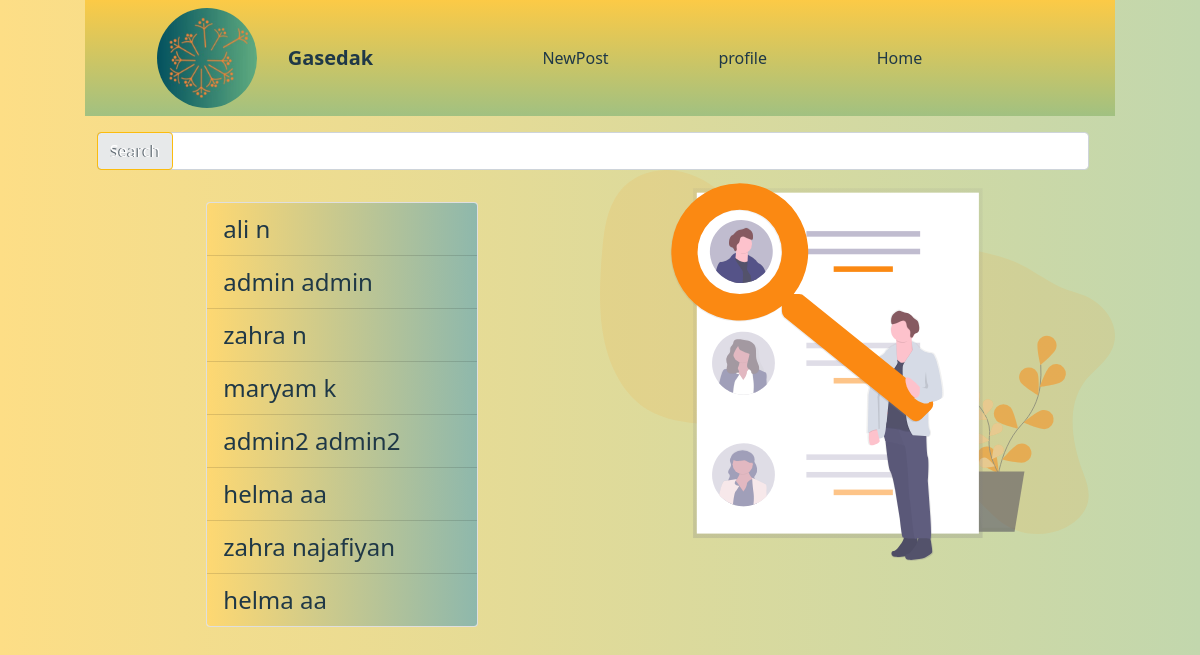
Screenshot of /user/search/ (signed in) with the database file from the repository.
### apps/account/models/user.py (models this page shows, shortened)
class User(AbstractBaseUser, PermissionsMixin):
    CHOICE_GENDER = [('0', 'Prefer Not To Say'), ('1', "Female"), ('2', 'Male')]
    first_name = models.CharField('First Name', max_length=30, validators=[name_validation])
    last_name = models.CharField('Last Name', max_length=30, validators=[name_validation])
    email = models.EmailField('Address Email', unique=True, null=True, blank=True)
    phone_number = models.CharField('Phone Numbers', unique=True, null=True, blank=True, max_length=11)
    token_sms = models.CharField(null=True, blank=True, max_length=6)
    user_name = models.CharField('Email or phone number', unique=True, max_length=50,
                                 validators=[user_name_validator])
    photo_profile = models.ImageField('Photo Profile', upload_to='profile/%y/%m/%d/', blank=True, null=True)
    gender = models.CharField("Gender", blank=True, null=True, max_length=1, choices=CHOICE_GENDER,
                              default='0')
    bio = models.TextField("Bio", blank=True, null=True)
    website = models.URLField('Address Website', blank=True, null=True)
    follow = models.ManyToManyField('account.User', related_name='following',
                                    through='Follow')
    request_follow = models.ManyToManyField('account.User', related_name='RequestFollow',
                                            through='RequestFollow')
    is_active = models.BooleanField(_('active'), default=True)
    is_superuser = models.BooleanField(_('superuser'), default=False)
    is_staff = models.BooleanField(_('staff'), default=False)
    objects = UserManagers()
    REQUIRED_FIELDS = []
    USERNAME_FIELD = 'user_name'
    class Meta:
        verbose_name = _('User')
        verbose_name_plural = _('Users')
        app_label = 'account'

### apps/account/views.py (the view, shortened to what this page needs)
# urls.py: path('search/', UserListSearch.as_view(), name='search_result'),
class UserListSearch(LoginRequiredMixin, View):
    def get(self, request):
        form = SearchUserForm()
        data = " "
        return render(request, 'user/search.html', {'form': form, 'data': data})

### apps/account/forms.py
class SearchUserForm(forms.ModelForm):
    search = forms.CharField(max_length=100)
    class Meta:
        model = User
        fields = ['search']
        widgets = {
            'placeholder': "Text to search"}

### apps/account/templatetags/custom_tag_account.py (called while the page is built)
@register.inclusion_tag('user/user_list.html')
def user_list():
    users = User.objects.all()
    return {"users": users}

### apps/account/templates/user/search.html (shortened to what this page needs)
{% extends 'base.html' %}
{% load custom_tag_account %}
{% load widget_tweaks %}
{% load static %}
{% block header_content %}
    <img src="{% static "images/page/logo1.jpg" %}" width="100" height="100"
         class="logo d-inline-block align-top">
    <a class="link-header navbar-brand" style="color: #1F3847" href="#">Gasedak</a>
    <div class="collapse navbar-collapse" id="navbarNavDropdown">
        <ul class="navbar-nav" style="margin-left: 20%;">
            <li class="li_nav nav-item active padding-li">
                <a class="nav-link" style="color: #1F3847;" href="{% url "new_post" %}">NewPost</a>
            </li>
            <li class="li_nav nav-item padding-li"><a class="nav-link" style="color: #1F3847"
                                                      href="{% url "profile" user.id %}">profile</a></li>
            <li class="li_nav nav-item padding-li">
                <a class="nav-link" style="color: #1F3847" href="{% url "home" %}">Home</a>
            </li>
        </ul>
    </div>
{% endblock %}
{% block content %}
    <link rel="stylesheet" type="text/css" href='{% static 'css/user/search/search.css' %}'>
    <div>
        <div class="container">
            <form action="" method="post">
                <div class="row">
                    <div class="col">
                {% render_field form.search type="search" style="width:62rem ;" id="text_input" class="form-control" placeholder="search" %}
                    </div>
                    <div style="position: relative" class="col">
                        <button type="submit" class="btn btn-primary mt-3">Search</button>
                    </div>
                </div>
            </form>
        </div>
        <img class="img-fluid rounded float-right" style="float: right;width: 50%;height: 40% "
             src="{% static "images/page/people_search.svg" %}">
        {% if data == " " %}
            <div class="card" style="width:  17rem ;margin: 2rem auto;">{% user_list %}</div>
        {% endif %}
    </div>
{% endblock %}

### apps/account/templates/user/user_list.html
<ul class="list-group list-group-flush">
    {% for user in users %}
        <li class="list-group-item" style="background: linear-gradient(to left, #8EB8AC, #FED872);"><a class="a_link"
                               href="{% url 'profile' user.pk %}">{{ user.first_name }} {{ user.last_name }}</a></li>
    {% endfor %}
</ul>

### apps/account/static/css/base/style.css (style rules this page uses)
html,body,html { height: 100%; }
.margin_padding { margin: 0; padding: 0; }
.logo { border-radius: 50%; margin-left: 7%; }
.background { background: linear-gradient(to left, #c2d7ad, #fdde86); }
.link-header { margin-left: 3%; font-size: xx-large; font-weight: bold; }

### apps/account/static/css/user/search/search.css (style rules this page uses)
.a_link { border-inline: none; color: #1F3847; font-size: x-large; text-decoration-line: none; }
.btn-primary { background-color: rgba(26, 47, 56, 0.1); border: 1px solid #FBBc0e; color: white; position: absolute; bottom: 0; }
.padding-li { margin-right: 45%; float: right; }

### rows the page displays
User: first_name "ali", last_name "n"
User: first_name "admin", last_name "admin"
User: first_name "zahra", last_name "n"
User: first_name "maryam", last_name "k"
User: first_name "admin2", last_name "admin2"
User: first_name "helma", last_name "aa"
User: first_name "zahra", last_name "najafiyan"
User: first_name "helma", last_name "aa"
